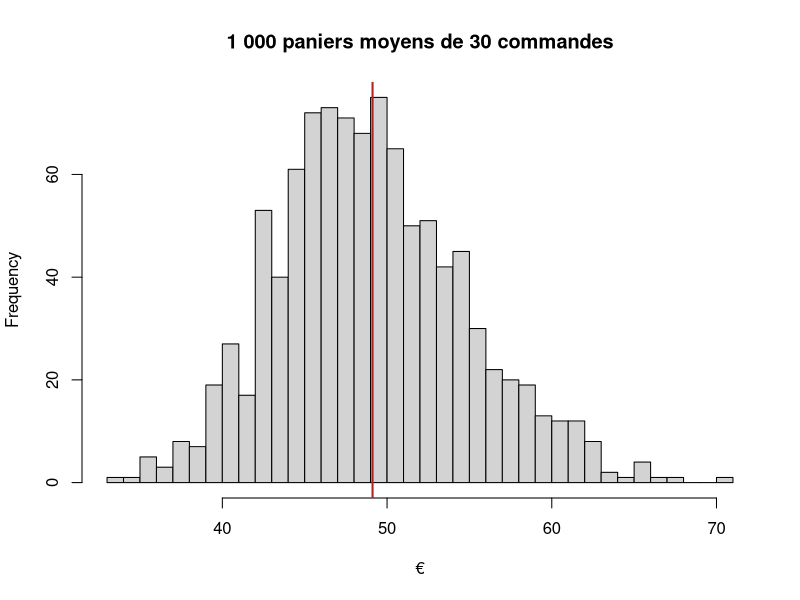

Recreate this plot in R.
# Fil rouge, étape 2 : échantillonner (version R)
# Le service client ne peut rappeler que 30 clients. Que vaut le panier moyen, et avec quelle précision ?

commandes = read.table("medias/filRouge/commandes.csv", sep = ";", dec = ",", header = TRUE, fileEncoding = "UTF-8-BOM")

# La « vraie » valeur, qu'on ne connaît jamais en pratique (ici on a les 2 000 commandes) :
mu    = mean(commandes$montant_eur)    # 49.12 €
sigma = sd(commandes$montant_eur)      # 31.01 €

# 1. Chacun tire ses 30 commandes ------------------------------------------
# set.seed(42)                          # à décommenter pour retomber sur le même tirage
echantillon = commandes[sample(nrow(commandes), 30), ]
nrow(echantillon)                       # 30

x    = echantillon$montant_eur
n    = length(x)
xbar = mean(x)                          # VOTRE panier moyen, à noter dans le tableau partagé
s    = sd(x)                            # VOTRE écart-type (divise par n-1, comme ECARTYPE.STANDARD)
xbar; s

# satisfaction moyenne de vos 30 clients
mean(echantillon$satisfaction)

# 2. Votre intervalle de confiance à 95 % ----------------------------------
# à la main : xbar ± t(0.975, n-1) × s / racine(n)
erreur_standard = s / sqrt(n)
t_critique = qt(0.975, df = n - 1)      # 2.045 (Excel : LOI.STUDENT.INVERSE.BILATERALE(0,05;29))
c(xbar - t_critique * erreur_standard, xbar + t_critique * erreur_standard)

# la même chose en une ligne :
t.test(x)$conf.int

# l'intervalle contient-il le vrai panier moyen ?
ic = t.test(x)$conf.int
ic[1] <= mu & mu <= ic[2]               # TRUE ou FALSE : à dire au formateur

# 3. Le tableau de la salle --------------------------------------------------
# Collez ici les moyennes et écarts-types de chacun (exemple avec 8 stagiaires) :
moyennes_salle    = c(56.7, 44.2, 51.9, 47.3, 60.1, 42.8, 49.5, 53.0)
ecarts_types_salle = c(43.7, 25.1, 33.8, 28.9, 39.2, 24.4, 30.6, 35.5)

mean(moyennes_salle)                    # proche de 49.12 : les moyennes tournent autour de la vérité
sd(moyennes_salle)                      # l'écart-type DES MOYENNES : à comparer à...
sigma / sqrt(30)                        # 5.66 : l'erreur standard théorique
mean(ecarts_types_salle)                # les s tournent autour de 31

# combien d'intervalles de la salle contiennent 49.12 ? (t_critique = 2.045, calculé à la partie 2)
bas  = moyennes_salle - t_critique * ecarts_types_salle / sqrt(30)
haut = moyennes_salle + t_critique * ecarts_types_salle / sqrt(30)
data.frame(moyenne = moyennes_salle, bas = round(bas, 1), haut = round(haut, 1), contient_mu = bas <= mu & mu <= haut)
sum(bas <= mu & mu <= haut)             # sur 8, on en attend 7 ou 8 (95 %)

# 4. Ce que la salle fait 8 fois, R le fait 1 000 fois --------------------
# Une boucle : à chaque tour, un nouveau stagiaire imaginaire tire 30 commandes
# et note sa moyenne, son écart-type et si son intervalle contient 49.12 €.

nb_tirages = 1000
n = 30
t_critique = qt(0.975, df = n - 1)      # 2.045 : la valeur de Student à 29 degrés de liberté, calculée une fois pour toutes

moyennes     = numeric(nb_tirages)      # trois vecteurs vides, un par chose à noter
ecarts_types = numeric(nb_tirages)
contient_mu  = logical(nb_tirages)

for (i in 1:nb_tirages) {
  x = sample(commandes$montant_eur, n)          # le tirage numéro i
  moyennes[i]     = mean(x)                     # on note sa moyenne dans la case i
  ecarts_types[i] = sd(x)                       # et son écart-type
  bas  = moyennes[i] - t_critique * ecarts_types[i] / sqrt(n)
  haut = moyennes[i] + t_critique * ecarts_types[i] / sqrt(n)
  contient_mu[i]  = (bas <= mu) & (mu <= haut)  # TRUE si l'intervalle contient la vraie valeur
}

head(data.frame(moyennes, ecarts_types, contient_mu))   # les 6 premiers tirages

mean(moyennes)          # ≈ 49.1 : pas de biais, les moyennes tournent autour de la vérité
sd(moyennes)            # ≈ 5.6  : l'erreur standard, sigma / racine(30)
mean(ecarts_types)      # ≈ 30.2 : s estime sigma (31.0), un peu en dessous en moyenne
mean(contient_mu)       # ≈ 0.93 : la part des intervalles qui contiennent 49.12 €
                        #   (un peu moins que 95 % : panier très asymétrique et n = 30 petit)

hist(moyennes, breaks = 30, main = "1 000 paniers moyens de 30 commandes", xlab = "€")
abline(v = mu, col = "firebrick", lwd = 2)
# la distribution du panier était très asymétrique (étape 1) ; celle des moyennes est en cloche : TCL

# et avec n = 100 ? La même boucle, on change juste n (et donc t_critique)
n = 100
t_critique = qt(0.975, df = n - 1)      # 1.984 : avec plus d'observations, Student se rapproche de 1.96
moyennes100 = numeric(nb_tirages)
contient100 = logical(nb_tirages)
for (i in 1:nb_tirages) {
  x = sample(commandes$montant_eur, n)
  moyennes100[i] = mean(x)
  bas  = mean(x) - t_critique * sd(x) / sqrt(n)
  haut = mean(x) + t_critique * sd(x) / sqrt(n)
  contient100[i] = (bas <= mu) & (mu <= haut)
}
sd(moyennes100)         # ≈ 3.1 : sigma / racine(100). Quatre fois plus de clients, erreur divisée par deux (pas par quatre)
mean(contient100)       # ≈ 0.95

# Version courte, une fois la boucle comprise (c'est ce que fait l'animation) :
# moyennes = replicate(1000, mean(sample(commandes$montant_eur, 30)))

# 5. Combien de clients rappeler pour connaître le panier moyen à ± 5 € ? à ± 2 € ?
# on isole n dans la demi-largeur e = z × sigma / racine(n)
e = 5;  ceiling((1.96 * sigma / e)^2)   # 148 clients
e = 2;  ceiling((1.96 * sigma / e)^2)   # 924 clients
# en pratique on ne connaît pas sigma : on prend le s d'un premier petit échantillon, ou power.t.test :
power.t.test(delta = 5, sd = sigma, sig.level = 0.05, power = 0.8, type = "one.sample")
